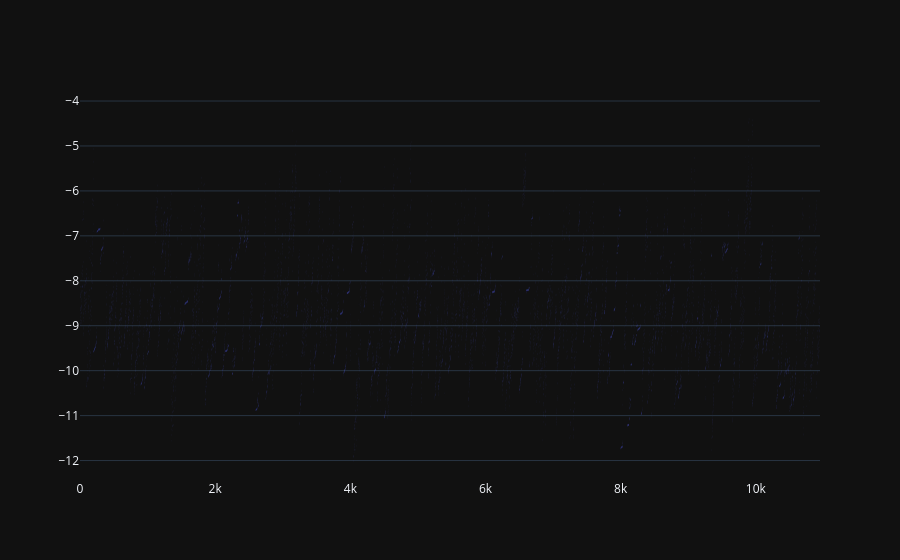

This figure's notebook cell:
### Code cell
import plotly.graph_objects as go
from rdkit.Chem.Draw import IPythonConsole, MolsToGridImage



testDataSet = result.head(5)

testDataSet['mol'] = testDataSet['MurckoScaffold'].apply(Chem.MolFromSmiles)
# min_value = data.groupby('A').B.min()
img = MolsToGridImage(
    testDataSet['mol'],
    molsPerRow=10,
    maxMols=80,
    legends=[f" INDEX: {row.index}, mean_Energy: {row['mean_energy']}, mean_rmsd: {row['mean_rmsd']}, i" for _, row in result.iterrows()], useSVG=False,
returnPNG=True)





fig = go.Figure()
fig.add_trace( (go.Violin(x=resultsAll.index, y= resultsAll.energy)))


fig.show()
img
# ax.errorbar(testDataSet.index, (testDataSet["mean_energy"]),(testDataSet["std_e_energy"]),  linestyle='None', marker='^')
#
# fig.align_xlabels(range(len(testDataSet)))
# # plt.errorbar(testDataSet["MurckoScaffold"], testDataSet["mean_rmsd"],testDataSet["std_e_rmsd"] ,  linestyle='None', marker='x')
# plt.show()

### Figure 1 — Plotly figure (JSON) as saved in the notebook; plotly's stock layout.template omitted (floating-point values rounded to 4 significant figures; data arrays with more than 128 entries replaced by an {"elided": "..."} marker saying what was removed)
{"data": [{"x": {"elided": "10950 int values"}, "y": {"elided": "10950 float values"}, "type": "violin"}], "layout": {}}
